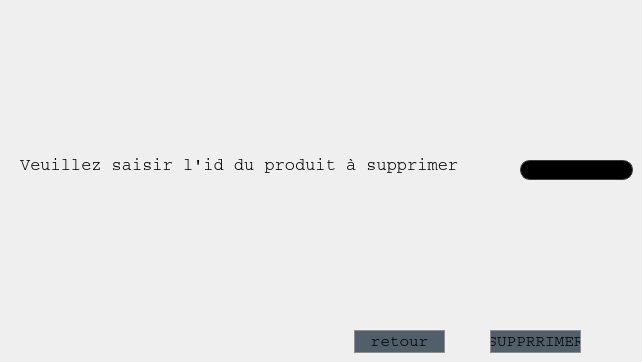
    <widget class="QWidget" name="page_4">
     <widget class="QLabel" name="label_7">
      <property name="geometry">
       <rect>
        <x>20</x>
        <y>120</y>
        <width>441</width>
        <height>91</height>
       </rect>
      </property>
      <property name="font">
       <font>
        <family>Courier</family>
        <pointsize>13</pointsize>
       </font>
      </property>
      <property name="styleSheet">
       <string notr="true">font-family: Courier;
background: transparent;</string>
      </property>
      <property name="text">
       <string>&lt;html&gt;&lt;head/&gt;&lt;body&gt;&lt;p align=&quot;center&quot;&gt;Veuillez saisir l'id du produit à supprimer:&lt;/p&gt;&lt;/body&gt;&lt;/html&gt;</string>
      </property>
     </widget>
     <widget class="QLineEdit" name="id_supp">
      <property name="geometry">
       <rect>
        <x>520</x>
        <y>160</y>
        <width>113</width>
        <height>20</height>
       </rect>
      </property>
      <property name="styleSheet">
       <string notr="true">
    color: rgb(60, 60, 60);
    background-color: rgb(0, 0, 0);
    border: 1px solid rgb(60, 60, 60);
    border-radius: 10px;
</string>
      </property>
     </widget>
     <widget class="QPushButton" name="SUPPRIMER">
      <property name="geometry">
       <rect>
        <x>490</x>
        <y>330</y>
        <width>91</width>
        <height>23</height>
       </rect>
      </property>
      <property name="styleSheet">
       <string notr="true">QPushButton {
border: 1px solid #8f8f91;
border-radius: 15px;
background-color: #505F69;
font-family: Courier;
font-size: 16px;
}

QPushButton:hover {
border: 4px solid #8f8f91;
font-weight: bold;
font-size: 18px;
}</string>
      </property>
      <property name="text">
       <string>SUPPRRIMER</string>
      </property>
     </widget>
     <widget class="QPushButton" name="RETOUR1">
      <property name="geometry">
       <rect>
        <x>354</x>
        <y>330</y>
        <width>91</width>
        <height>23</height>
       </rect>
      </property>
      <property name="styleSheet">
       <string notr="true">QPushButton {
border: 1px solid #8f8f91;
border-radius: 15px;
background-color: #505F69;
font-family: Courier;
font-size: 16px;
}

QPushButton:hover {
border: 4px solid #8f8f91;
font-weight: bold;
font-size: 18px;
}</string>
      </property>
      <property name="text">
       <string>retour</string>
      </property>
     </widget>
    </widget>
